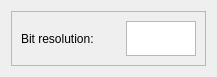
<?xml version="1.0" encoding="UTF-8"?>
<ui version="4.0">
 <class>resolution_window</class>
 <widget class="QDialog" name="resolution_window">
  <property name="geometry">
   <rect>
    <x>0</x>
    <y>0</y>
    <width>217</width>
    <height>73</height>
   </rect>
  </property>
  <property name="windowTitle">
   <string>Dialog</string>
  </property>
  <layout class="QVBoxLayout" name="verticalLayout">
   <item>
    <widget class="QFrame" name="frame">
     <property name="frameShape">
      <enum>QFrame::Shape::StyledPanel</enum>
     </property>
     <property name="frameShadow">
      <enum>QFrame::Shadow::Raised</enum>
     </property>
     <layout class="QHBoxLayout" name="horizontalLayout_2">
      <item>
       <widget class="QLabel" name="label">
        <property name="text">
         <string>Bit resolution:</string>
        </property>
       </widget>
      </item>
      <item>
       <widget class="QPlainTextEdit" name="plainTextEdit">
        <property name="maximumSize">
         <size>
          <width>70</width>
          <height>35</height>
         </size>
        </property>
       </widget>
      </item>
     </layout>
    </widget>
   </item>
  </layout>
 </widget>
 <resources/>
 <connections/>
</ui>
